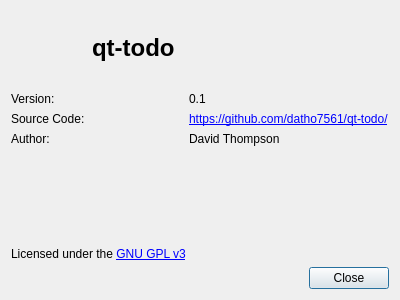
<?xml version="1.0" encoding="UTF-8"?>
<ui version="4.0">
 <class>AboutQtTodoDialog</class>
 <widget class="QDialog" name="AboutQtTodoDialog">
  <property name="geometry">
   <rect>
    <x>0</x>
    <y>0</y>
    <width>400</width>
    <height>300</height>
   </rect>
  </property>
  <property name="windowTitle">
   <string>Dialog</string>
  </property>
  <layout class="QVBoxLayout" name="verticalLayout">
   <item>
    <layout class="QHBoxLayout" name="horizontalLayout">
     <item>
      <widget class="QLabel" name="label_2">
       <property name="minimumSize">
        <size>
         <width>75</width>
         <height>75</height>
        </size>
       </property>
       <property name="maximumSize">
        <size>
         <width>75</width>
         <height>75</height>
        </size>
       </property>
       <property name="text">
        <string/>
       </property>
       <property name="pixmap">
        <pixmap resource="../resources.qrc">:/logo/qt-todo.svg</pixmap>
       </property>
       <property name="scaledContents">
        <bool>true</bool>
       </property>
      </widget>
     </item>
     <item>
      <widget class="QLabel" name="label">
       <property name="text">
        <string>&lt;h1&gt;qt-todo&lt;/h1&gt;</string>
       </property>
      </widget>
     </item>
     <item>
      <spacer name="horizontalSpacer">
       <property name="orientation">
        <enum>Qt::Horizontal</enum>
       </property>
       <property name="sizeHint" stdset="0">
        <size>
         <width>40</width>
         <height>20</height>
        </size>
       </property>
      </spacer>
     </item>
    </layout>
   </item>
   <item>
    <layout class="QHBoxLayout" name="horizontalLayout_2">
     <item>
      <layout class="QVBoxLayout" name="verticalLayout_4">
       <item>
        <widget class="QLabel" name="label_3">
         <property name="text">
          <string>Version:</string>
         </property>
        </widget>
       </item>
       <item>
        <widget class="QLabel" name="label_5">
         <property name="text">
          <string>Source Code:</string>
         </property>
        </widget>
       </item>
       <item>
        <widget class="QLabel" name="label_7">
         <property name="text">
          <string>Author:</string>
         </property>
        </widget>
       </item>
       <item>
        <spacer name="verticalSpacer_2">
         <property name="orientation">
          <enum>Qt::Vertical</enum>
         </property>
         <property name="sizeHint" stdset="0">
          <size>
           <width>20</width>
           <height>40</height>
          </size>
         </property>
        </spacer>
       </item>
      </layout>
     </item>
     <item>
      <layout class="QVBoxLayout" name="verticalLayout_3">
       <item>
        <widget class="QLabel" name="label_4">
         <property name="text">
          <string>0.1</string>
         </property>
        </widget>
       </item>
       <item>
        <widget class="QLabel" name="label_6">
         <property name="text">
          <string>&lt;a href=&quot;https://github.com/datho7561/qt-todo/&quot;&gt;https://github.com/datho7561/qt-todo/&lt;/a&gt;</string>
         </property>
        </widget>
       </item>
       <item>
        <widget class="QLabel" name="label_8">
         <property name="text">
          <string>David Thompson</string>
         </property>
        </widget>
       </item>
       <item>
        <spacer name="verticalSpacer_3">
         <property name="orientation">
          <enum>Qt::Vertical</enum>
         </property>
         <property name="sizeHint" stdset="0">
          <size>
           <width>20</width>
           <height>40</height>
          </size>
         </property>
        </spacer>
       </item>
      </layout>
     </item>
    </layout>
   </item>
   <item>
    <widget class="QLabel" name="label_9">
     <property name="text">
      <string>Licensed under the &lt;a href=&quot;https://www.gnu.org/licenses/gpl-3.0.en.html&quot;&gt;GNU GPL v3&lt;/a&gt;</string>
     </property>
    </widget>
   </item>
   <item>
    <widget class="QDialogButtonBox" name="buttonBox">
     <property name="standardButtons">
      <set>QDialogButtonBox::Close</set>
     </property>
    </widget>
   </item>
  </layout>
 </widget>
 <resources>
  <include location="../resources.qrc"/>
 </resources>
 <connections>
  <connection>
   <sender>buttonBox</sender>
   <signal>clicked(QAbstractButton*)</signal>
   <receiver>AboutQtTodoDialog</receiver>
   <slot>accept()</slot>
   <hints>
    <hint type="sourcelabel">
     <x>199</x>
     <y>277</y>
    </hint>
    <hint type="destinationlabel">
     <x>199</x>
     <y>149</y>
    </hint>
   </hints>
  </connection>
 </connections>
</ui>
